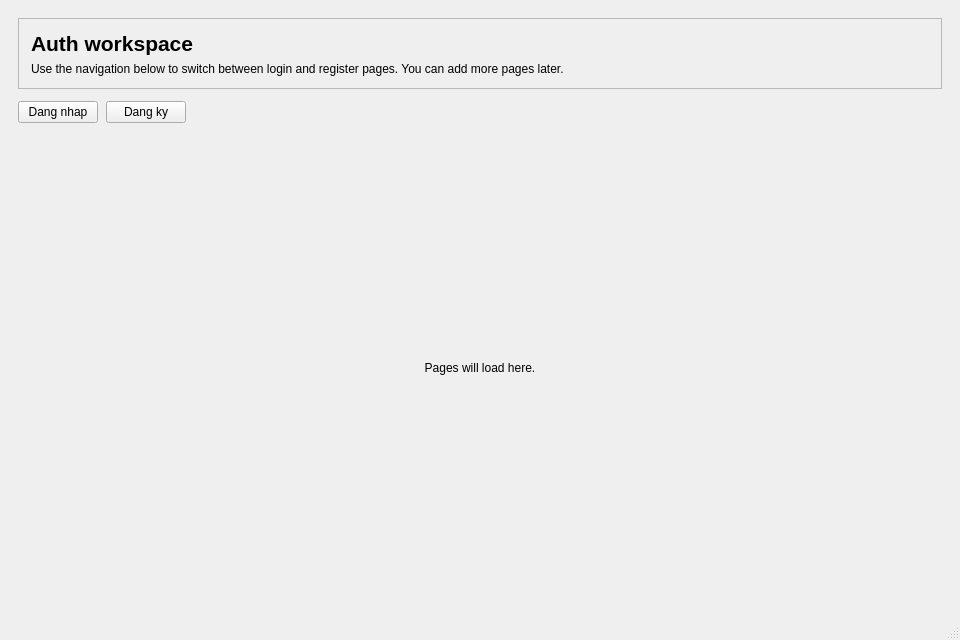
<?xml version="1.0" encoding="UTF-8"?>
<ui version="4.0">
 <class>MainWindow</class>
 <widget class="QMainWindow" name="MainWindow">
  <property name="geometry">
   <rect>
    <x>0</x>
    <y>0</y>
    <width>960</width>
    <height>640</height>
   </rect>
  </property>
  <property name="minimumSize">
   <size>
    <width>900</width>
    <height>620</height>
   </size>
  </property>
  <property name="windowTitle">
   <string>Auth Shell</string>
  </property>
  <widget class="QWidget" name="centralwidget">
   <layout class="QVBoxLayout" name="verticalLayout">
    <property name="leftMargin">
     <number>18</number>
    </property>
    <property name="topMargin">
     <number>18</number>
    </property>
    <property name="rightMargin">
     <number>18</number>
    </property>
    <property name="bottomMargin">
     <number>18</number>
    </property>
    <property name="spacing">
     <number>12</number>
    </property>
    <item>
     <widget class="QFrame" name="headerFrame">
      <property name="frameShape">
       <enum>QFrame::StyledPanel</enum>
      </property>
      <property name="frameShadow">
       <enum>QFrame::Raised</enum>
      </property>
      <layout class="QVBoxLayout" name="verticalLayout_2">
       <property name="leftMargin">
        <number>12</number>
       </property>
       <property name="topMargin">
        <number>12</number>
       </property>
       <property name="rightMargin">
        <number>12</number>
       </property>
       <property name="bottomMargin">
        <number>12</number>
       </property>
       <property name="spacing">
        <number>6</number>
       </property>
       <item>
        <widget class="QLabel" name="titleLabel">
         <property name="font">
          <font>
           <pointsize>16</pointsize>
           <weight>75</weight>
           <bold>true</bold>
          </font>
         </property>
         <property name="text">
          <string>Auth workspace</string>
         </property>
        </widget>
       </item>
       <item>
        <widget class="QLabel" name="subtitleLabel">
         <property name="text">
          <string>Use the navigation below to switch between login and register pages. You can add more pages later.</string>
         </property>
         <property name="wordWrap">
          <bool>true</bool>
         </property>
        </widget>
       </item>
      </layout>
     </widget>
    </item>
    <item>
     <layout class="QHBoxLayout" name="navLayout">
      <property name="spacing">
       <number>8</number>
      </property>
      <item>
       <widget class="QPushButton" name="loginNavButton">
        <property name="minimumHeight">
         <number>32</number>
        </property>
        <property name="text">
         <string>Dang nhap</string>
        </property>
       </widget>
      </item>
      <item>
       <widget class="QPushButton" name="registerNavButton">
        <property name="minimumHeight">
         <number>32</number>
        </property>
        <property name="text">
         <string>Dang ky</string>
        </property>
       </widget>
      </item>
      <item>
       <spacer name="horizontalSpacer">
        <property name="orientation">
         <enum>Qt::Horizontal</enum>
        </property>
        <property name="sizeHint" stdset="0">
         <size>
          <width>40</width>
          <height>20</height>
         </size>
        </property>
       </spacer>
      </item>
     </layout>
    </item>
    <item>
     <widget class="QStackedWidget" name="stackedWidget">
      <widget class="QWidget" name="placeholderPage">
       <layout class="QVBoxLayout" name="verticalLayout_3">
        <property name="spacing">
         <number>0</number>
        </property>
        <property name="leftMargin">
         <number>0</number>
        </property>
        <property name="topMargin">
         <number>0</number>
        </property>
        <property name="rightMargin">
         <number>0</number>
        </property>
        <property name="bottomMargin">
         <number>0</number>
        </property>
        <item>
         <spacer name="verticalSpacer">
          <property name="orientation">
           <enum>Qt::Vertical</enum>
          </property>
          <property name="sizeHint" stdset="0">
           <size>
            <width>20</width>
            <height>40</height>
           </size>
          </property>
         </spacer>
        </item>
        <item>
         <widget class="QLabel" name="placeholderLabel">
          <property name="text">
           <string>Pages will load here.</string>
          </property>
          <property name="alignment">
           <set>Qt::AlignCenter</set>
          </property>
          <property name="wordWrap">
           <bool>true</bool>
          </property>
         </widget>
        </item>
        <item>
         <spacer name="verticalSpacer_2">
          <property name="orientation">
           <enum>Qt::Vertical</enum>
          </property>
          <property name="sizeHint" stdset="0">
           <size>
            <width>20</width>
            <height>40</height>
           </size>
          </property>
         </spacer>
        </item>
       </layout>
      </widget>
     </widget>
    </item>
   </layout>
  </widget>
  <widget class="QMenuBar" name="menubar">
   <property name="geometry">
    <rect>
     <x>0</x>
     <y>0</y>
     <width>960</width>
     <height>22</height>
    </rect>
   </property>
  </widget>
  <widget class="QStatusBar" name="statusbar"/>
 </widget>
 <resources/>
 <connections/>
</ui>
